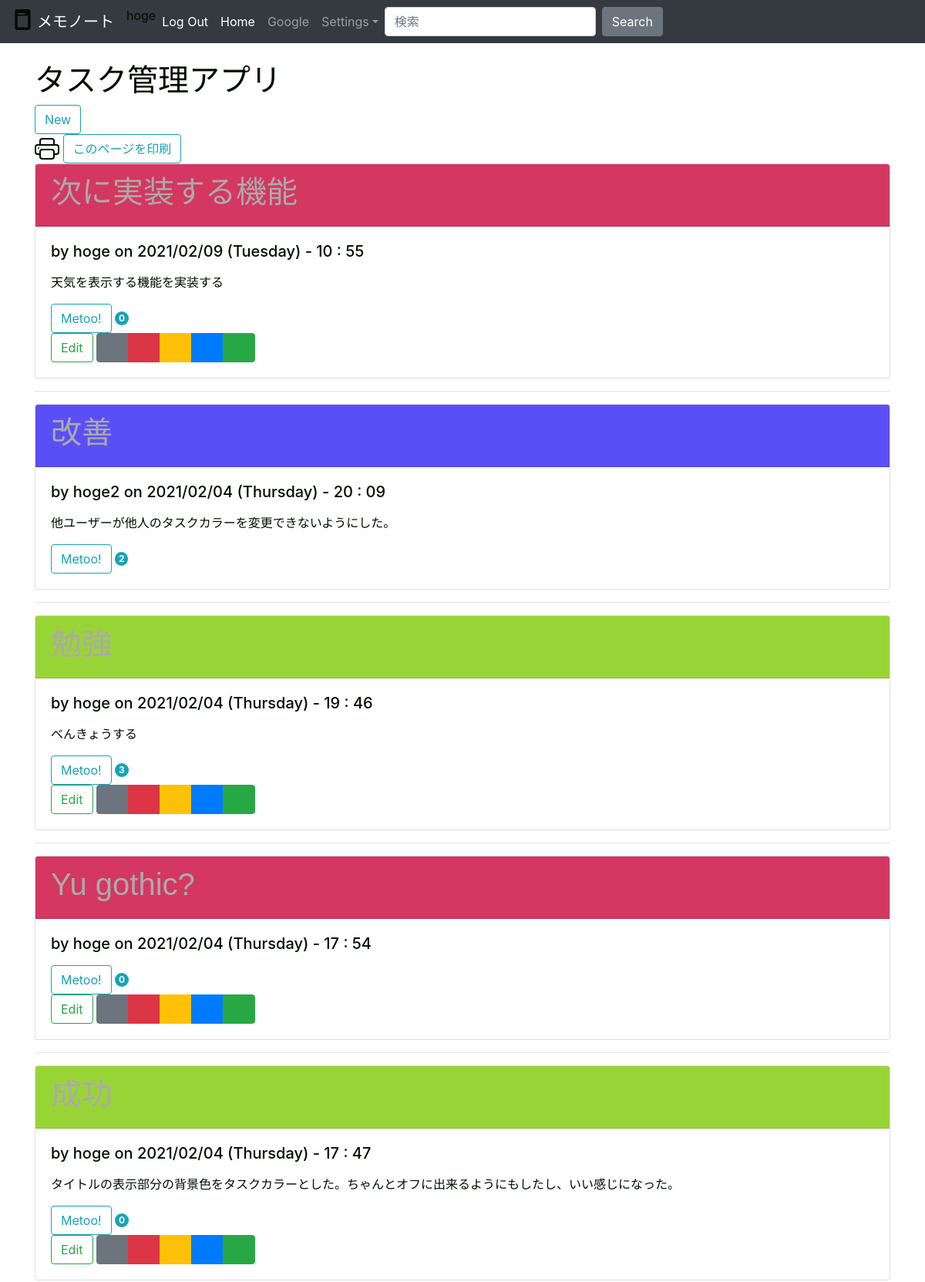
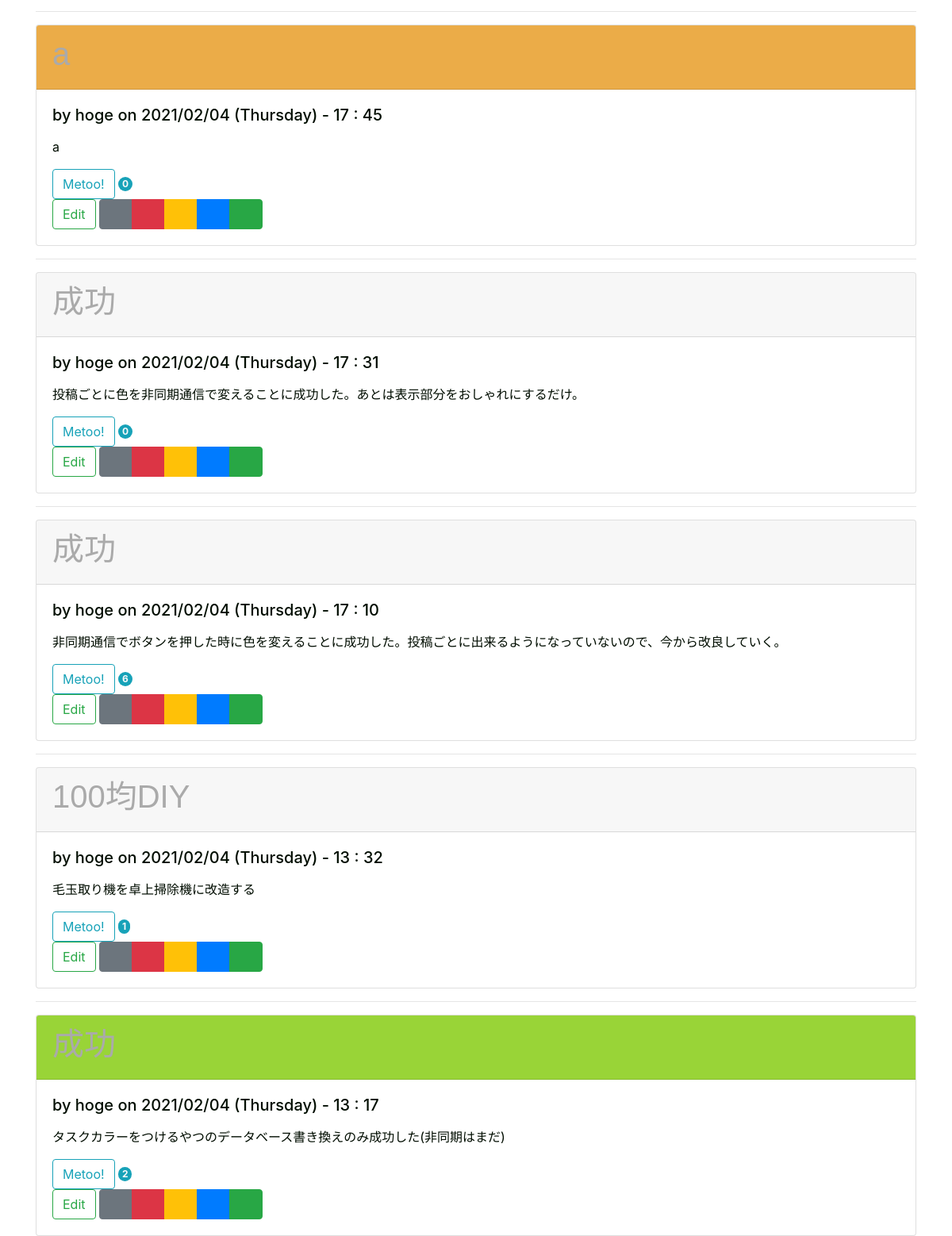
Screenshot of / (signed in) with the database file from the repository (2 pictures, top to bottom).
### tables this page shows
CREATE TABLE user (
  id INTEGER PRIMARY KEY AUTOINCREMENT,/*ユーザーIDをプライマリキーとして宣言*/
  username TEXT UNIQUE NOT NULL,
  token TEXT DEFAULT NULL,/*pushbulletのトークン*/
  password TEXT NOT NULL
);

CREATE TABLE post (
  id INTEGER PRIMARY KEY AUTOINCREMENT,/* 投稿のID */
  author_id INTEGER NOT NULL,
  created TIMESTAMP NOT NULL DEFAULT CURRENT_TIMESTAMP,
  title TEXT NOT NULL,
  body TEXT NOT NULL,
  nowtime TEXT,
  metoo INTEGER NOT NULL DEFAULT 0,
  task_color INTEGER NOT NULL DEFAULT 0,
  FOREIGN KEY (author_id) REFERENCES user (id)/*著者IDを外部キーとすることでユーザーIDを紐付け。*/
  
);

### flaskr/blog.py (the view)
@bp.route('/')
def index():
    db = get_db()
    posts = db.execute(
        'SELECT p.id, title, body, created, author_id, username, nowtime, metoo,task_color'# ここでuserテーブルのidとpostテーブルのauthor_idをコピーしてる？
        ' FROM post p JOIN user u ON p.author_id = u.id'#投稿IDと著者IDを紐付け
        ' ORDER BY created DESC'#作られた順にソート
    ).fetchall()  # リスト化。schema.sql内のデータをセレクトしてpostsというリストに入れていく
    return render_template('blog/index.html', posts=posts)

### flaskr/auth.py (called while the page is built)
@bp.before_app_request
def load_logged_in_user():
    user_id = session.get('user_id')
    if user_id is None:
        g.user = None
    else:
        g.user = get_db().execute(
            'SELECT * FROM user WHERE id = ?', (user_id,)
        ).fetchone()

### flaskr/db.py (called while the page is built)
def get_db():#こいつがデータベースにつなぐやつ
    if 'db' not in g:
        g.db = sqlite3.connect(
            current_app.config['DATABASE'],
            detect_types=sqlite3.PARSE_DECLTYPES
        )
        g.db.row_factory = sqlite3.Row#データベースにカラム(列名)でアクセスできるようにしている
    return g.db

### flaskr/templates/blog/index.html (shortened to what this page needs)
{% extends 'base.html' %}
{% block header %}
  <h1>{% block title %}タスク管理アプリ{% endblock %}</h1>
  {% if g.user %}
    <a class="action" href="{{ url_for('blog.create') }}">
      <button type="button" class="btn btn-outline-info">New</button>
    </a>
      <form>
        <input type="button" class="btn btn-outline-info" value="このページを印刷" onClick="window.print();"/>
      </form>
  {% endif %}
{% endblock %}
{% block content %}
  {% for post in posts %}
    <div class="card">
      <div class="card-header task-color{{post['task_color']}}" id="color-disp-color{{post['id']}}">
        <h1>{{ post['title'] }}{{dates}}</h1>
      </div>
      <div class="card-body">
        <h5 class="card-title">
          <div class="about">by {{ post['username'] }} on {{post['nowtime']}}<h1></h1>
          </div>
        </h5>
        <p class="card-text">
          <p class="body">{{ post['body'] }}</p>
        </p>
          <div class="card-metoo">
              <input type="button" class= "btn btn-outline-info" value='Metoo!' id="{{post['id']}}" onclick="post_metoo(this)">
                <span id="metoo{{post['id']}}" class="badge rounded-pill bg-info text-light">{{ post['metoo'] }}</span>
          </div>
          {% if g.user['id'] == post['author_id'] %}
          <a class="action" href="{{ url_for('blog.update', id=post['id']) }}">
            <button type="button" class="btn btn-outline-success" >Edit</button>
          </a>
                    <div class="btn-group">
                      <button type="button" class="btn btn-secondary" id="color{{post['id']}}" onclick="post_color(this,0)">　</button>
                      <button type="button" class="btn btn-danger" id="color{{post['id']}}" onclick="post_color(this,1)">　</button>
                      <button type="button" class="btn btn-warning" id="color{{post['id']}}" onclick="post_color(this,2)">　</button>
                      <button type="button" class="btn btn-primary" id="color{{post['id']}}" onclick="post_color(this,3)">　</button>
                      <button type="button" class="btn btn-success" id="color{{post['id']}}" onclick="post_color(this,4)">　</button>
                  </div>
          {% endif %}
      </div>
    </div>
    {% if not loop.last %}
      <hr>
    {% endif %}
  {% endfor %}
{% endblock %}

### flaskr/templates/base.html (shortened to what this page needs)
<!doctype html>
<html lang="ja">
  <head>
    <link rel="stylesheet" href="https://stackpath.bootstrapcdn.com/bootstrap/4.4.1/css/bootstrap.min.css">
  </head>
<link rel="stylesheet" href="{{ url_for('static', filename='starter-template.css') }}">
<nav class="navbar navbar-expand-md navbar-dark bg-dark fixed-top">
  <a class="navbar-brand" href="http://127.0.0.1:5000/">メモノート</a>
  <div class="collapse navbar-collapse" id="navbarsExampleDefault">
    <ul class="navbar-nav mr-auto">
      {% if g.user %}
        <li class="nav-item active"><span>{{ g.user['username'] }}</span>
        <li class="nav-item active"><a class="nav-link" href="{{ url_for('auth.logout') }}">Log Out</a>
      {% else %}
        <li class="nav-item active"><a class="nav-link" href="{{ url_for('auth.register') }}">Register</a>
        <li class="nab-item active"><a class="nav-link" href="{{ url_for('auth.login') }}">Log In</a>
      {% endif %}
      <li class="nav-item active">
        <a class="nav-link" href="http://127.0.0.1:5000/">Home <span class="sr-only">(current)</span></a>
      </li>
      <li class="nav-item">
        <a class="nav-link" href="https://google.com">Google</a>
      </li>
      <li class="nav-item dropdown">
        <a class="nav-link dropdown-toggle" href="#" id="dropdown01" data-toggle="dropdown" aria-haspopup="true" aria-expanded="false">Settings</a>
      </li>
      <form class="form-inline my-2 my-lg-0">
        <input class="form-control mr-sm-2" type="text" placeholder="検索" aria-label="Search">
        <button class="btn btn-secondary my-2 my-sm-0" type="submit">Search</button>
      </form>
    </ul>
  </div>
</nav>
<main role="main" class="container">
  <header>
    {% block header %}{% endblock %}
  </header>
  {% block content %}{% endblock %}
</main>
</html>

### flaskr/static/starter-template.css (style rules this page uses)
.navbar-brand { color: red; }
.card-header { color: #aaaaaa; font-family: "游ゴシック体", YuGothic, "游ゴシック Medium", "Yu Gothic Medium", "游ゴシック", "Yu Gothic", sans-serif; }
.task-color1 { background-color:#D43761; }
.task-color2 { background-color: #EBAC48; }
.task-color3 { background-color: #5A4FF6; }
.task-color4 { background-color: #99D437; }

### rows the page displays
user: user.username "hoge"
post: title "次に実装する機能", username "hoge", nowtime "2021/02/09 (Tuesday) - 10 : 55", body "天気を表示する機能を実装する", metoo "0"
post: title "改善", username "hoge2", nowtime "2021/02/04 (Thursday) - 20 : 09", body "他ユーザーが他人のタスクカラーを変更できないようにした。", metoo "2"
post: username "hoge", nowtime "2021/02/04 (Thursday) - 19 : 46", body "べんきょうする", metoo "3"
post: title "Yu gothic?", username "hoge", nowtime "2021/02/04 (Thursday) - 17 : 54", metoo "0"
post: username "hoge", nowtime "2021/02/04 (Thursday) - 17 : 47", body "タイトルの表示部分の背景色をタスクカラーとした。ちゃんとオフに出来るようにもしたし、いい感じになった。", metoo "0"
post: username "hoge", nowtime "2021/02/04 (Thursday) - 17 : 45", body "a", metoo "0"
post: title "成功", username "hoge", nowtime "2021/02/04 (Thursday) - 17 : 31", body "投稿ごとに色を非同期通信で変えることに成功した。あとは表示部分をおしゃれにするだけ。", metoo "0"
post: title "成功", username "hoge", nowtime "2021/02/04 (Thursday) - 17 : 10", body "非同期通信でボタンを押した時に色を変えることに成功した。投稿ごとに出来るようになっていないので、今から改良していく。", metoo "6"
post: title "100均DIY", username "hoge", nowtime "2021/02/04 (Thursday) - 13 : 32", body "毛玉取り機を卓上掃除機に改造する", metoo "1"
post: username "hoge", nowtime "2021/02/04 (Thursday) - 13 : 17", body "タスクカラーをつけるやつのデータベース書き換えのみ成功した(非同期はまだ)", metoo "2"
